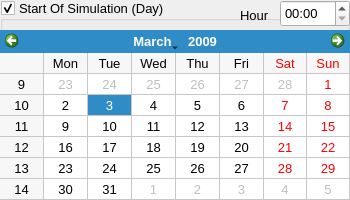
     <widget class="QGroupBox" name="groupBox_5">
      <property name="geometry">
       <rect>
        <x>420</x>
        <y>10</y>
        <width>350</width>
        <height>200</height>
       </rect>
      </property>
      <property name="font">
       <font>
        <family>Arial</family>
        <pointsize>10</pointsize>
        <weight>50</weight>
        <bold>false</bold>
       </font>
      </property>
      <property name="title">
       <string>Start Of Simulation (Day)</string>
      </property>
      <property name="checkable">
       <bool>true</bool>
      </property>
      <property name="checked">
       <bool>true</bool>
      </property>
      <widget class="QCalendarWidget" name="StartSimul">
       <property name="geometry">
        <rect>
         <x>0</x>
         <y>30</y>
         <width>350</width>
         <height>170</height>
        </rect>
       </property>
       <property name="font">
        <font>
         <family>Arial</family>
         <pointsize>10</pointsize>
         <weight>50</weight>
         <bold>false</bold>
        </font>
       </property>
       <property name="selectedDate">
        <date>
         <year>2009</year>
         <month>3</month>
         <day>3</day>
        </date>
       </property>
       <property name="gridVisible">
        <bool>true</bool>
       </property>
      </widget>
      <widget class="QDateTimeEdit" name="dateTimeEdit">
       <property name="geometry">
        <rect>
         <x>280</x>
         <y>0</y>
         <width>70</width>
         <height>27</height>
        </rect>
       </property>
       <property name="font">
        <font>
         <family>Arial</family>
         <pointsize>10</pointsize>
         <weight>50</weight>
         <bold>false</bold>
        </font>
       </property>
       <property name="displayFormat">
        <string>HH:mm</string>
       </property>
      </widget>
      <widget class="QLabel" name="label_2">
       <property name="geometry">
        <rect>
         <x>240</x>
         <y>0</y>
         <width>40</width>
         <height>30</height>
        </rect>
       </property>
       <property name="font">
        <font>
         <family>Arial</family>
         <pointsize>10</pointsize>
         <weight>50</weight>
         <bold>false</bold>
        </font>
       </property>
       <property name="text">
        <string>Hour</string>
       </property>
      </widget>
     </widget>
